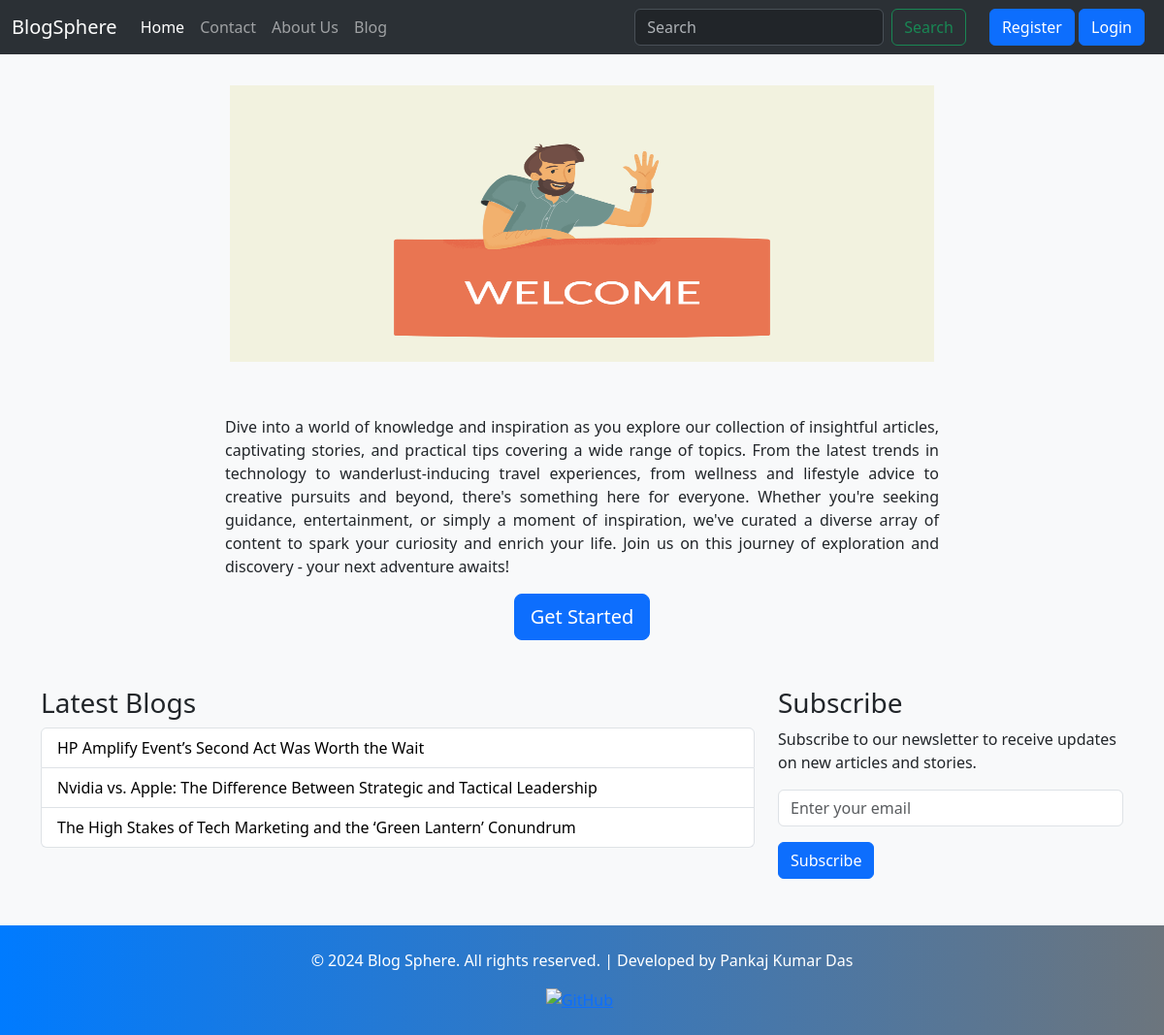
Before: / with the older database file.
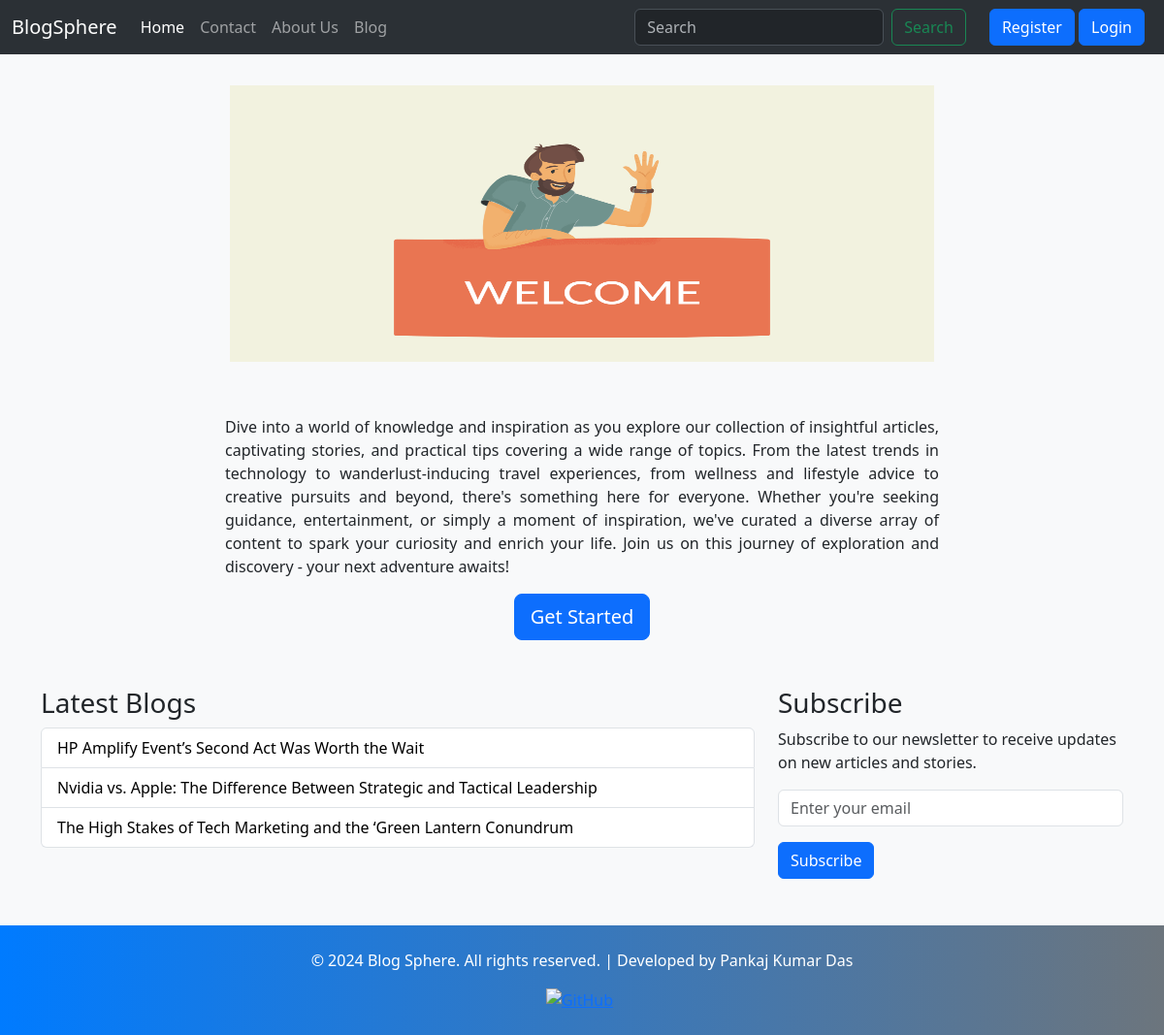
After: the same page with the newer database file.
### blog/models.py (models this page shows, shortened)
class Post(models.Model):
    CATEGORY_CHOICES = [
        ('Tech', 'Tech'),
        ('Life Style', 'Life Style'),
        ('Fitness Focus', 'Fitness Focus'),
        ('Bookworm Corner', 'Bookworm Corner'),
        ('Digital Insights', 'Digital Insights'),
        ('Creative Crafts', 'Creative Crafts'),
        ('Travel Tales', 'Travel Tales'),
        ('Inspirational Stories ', 'Inspirational Stories')
    ]
    pno = models.AutoField(primary_key=True)
    title = models.CharField(max_length=150)
    author = models.CharField(max_length=100)
    user = models.ForeignKey(User, on_delete=models.CASCADE)
    category = models.CharField(max_length=100, blank=True, choices=CATEGORY_CHOICES)
    slug = models.CharField(max_length=700, blank=True, null=True)
    timestamp = models.DateField(auto_now_add=True)
    content = models.TextField()
    summary = models.TextField()
    image = models.ImageField(upload_to="blog/images", default="")
    last_edit = models.DateTimeField(blank=True, null=True)

### home/views.py (the view)
# urls.py: 2. Add a URL to urlpatterns:  path('', views.home, name='home')
def home(request):
    last_three_blogs = Post.objects.all().order_by('-pno')[:3]
    return render(request, 'home/home.html', {'latest_blog': last_three_blogs})

### templates/home/home.html (shortened to what this page needs)
{% extends 'base.html' %}
{% block homeactive %} active {% endblock %}
{% load static %}
{% block body %}
    <div class="header container  my-4">
        <img src="{% static 'home/welcome.png' %}" alt="Welcome Image"  style="height: 95%; width: 65%;">
    </div>
    <div class="container mt-5">
        <div class="row">
            <div class="col-md-8 offset-md-2 text-center">
                <p style="text-align: justify;">Dive into a world of knowledge and inspiration as you explore our collection of insightful
                    articles, captivating stories, and practical tips covering a wide range of topics. From the latest trends in
                    technology to wanderlust-inducing travel experiences, from wellness and lifestyle advice to creative pursuits
                    and beyond, there's something here for everyone. Whether you're seeking guidance, entertainment, or simply a
                    moment of inspiration, we've curated a diverse array of content to spark your curiosity and enrich your life.
                    Join us on this journey of exploration and discovery - your next adventure awaits!</p>
                <a href="/blog" class="btn btn-primary btn-lg">Get Started</a>
            </div>
        </div>
        <div class="row mt-5">
            <div class="col-md-8">
                <h3>Latest Blogs</h3>
                <ul class="list-group">
                    {% for blog in latest_blog %}
                        <li class="list-group-item"><a style="text-decoration: none; color: black;" href="blog/{{blog.slug}}">{{blog.title}}</a></li>
                    {% endfor %}
                </ul>
            </div>
            <div class="col-md-4">
                <h3>Subscribe</h3>
                <p>Subscribe to our newsletter to receive updates on new articles and stories.</p>
                <form>
                    <div class="mb-3">
                        <input type="email" class="form-control" placeholder="Enter your email">
                    </div>
                    <button type="submit" class="btn btn-primary">Subscribe</button>
                </form>
            </div>
        </div>
    </div>
{% endblock %}

Changed rows visible on the page:
changed Post: title "The High Stakes of Tech Marketing and the ‘Green Lantern’ Conundrum" → "The High Stakes of Tech Marketing and the ‘Green Lantern Conundrum"
